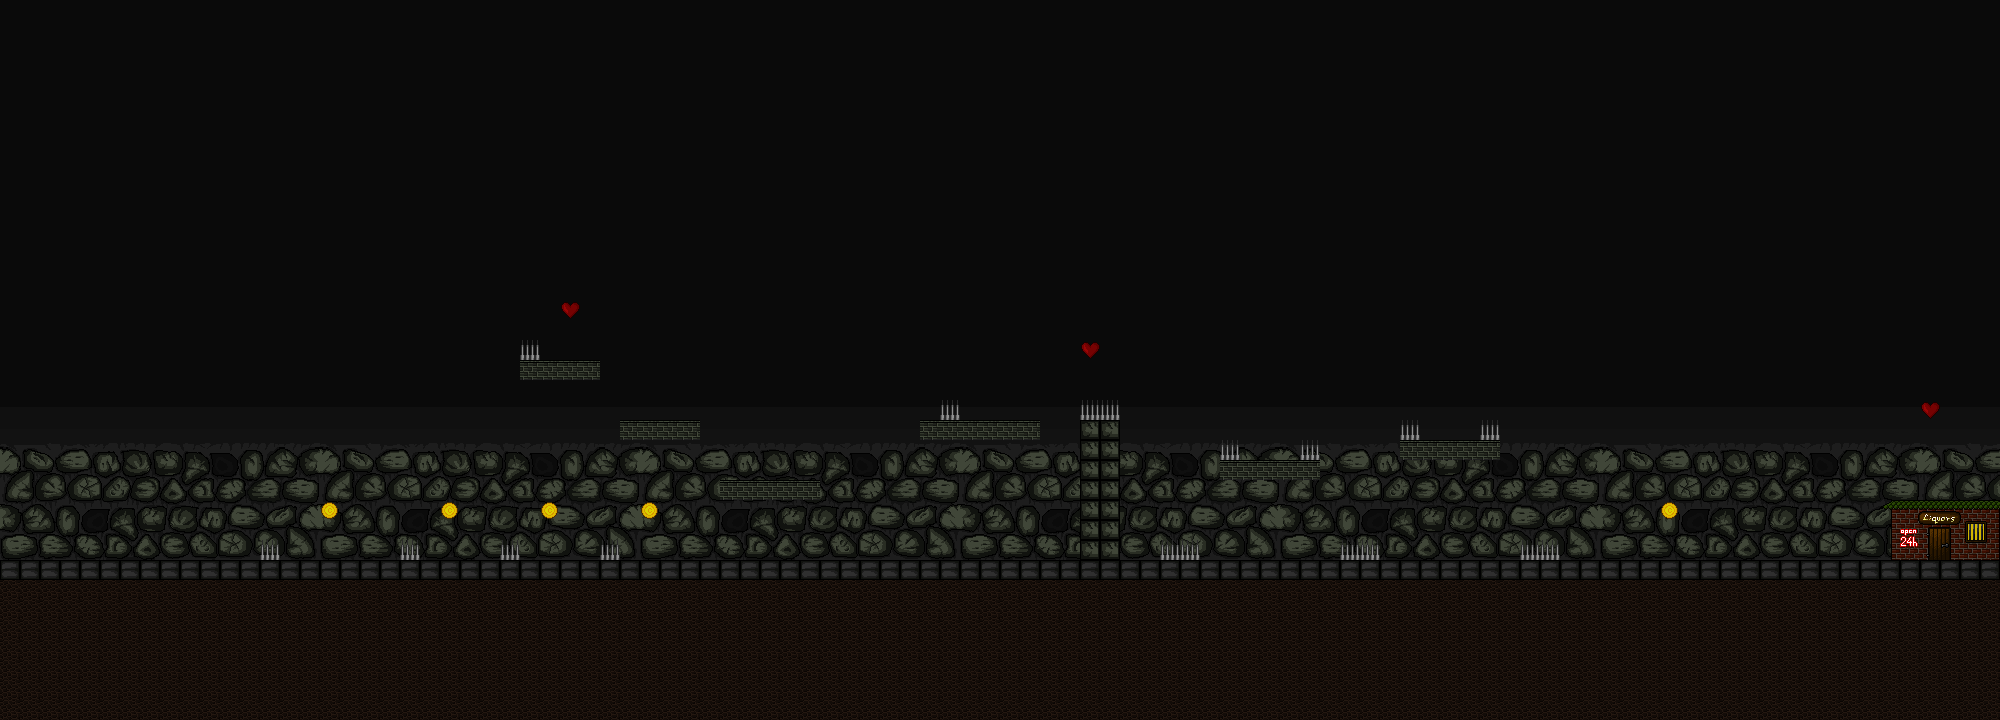

Below is a game level as drawn by its tile map, then a one-line description and the .tmx that defines it (tile-layer data replaced by summaries):
An orthogonal 100x36 tile map with 20x20 px tiles, 2 tile layers (background, graphics), 6 tilesets and 50 objects.

<map version="1.0" orientation="orthogonal" renderorder="right-down" width="100" height="36" tilewidth="20" tileheight="20" nextobjectid="88">
 <tileset firstgid="1" name="tiles2" tilewidth="20" tileheight="20" tilecount="7" columns="7">
  <image source="tiles2.png" trans="ff00ff" width="140" height="20" />
 </tileset>
 <tileset firstgid="8" name="background1" tilewidth="20" tileheight="20" tilecount="144" columns="16">
  <image source="background1.png" trans="ff00ff" width="320" height="180" />
 </tileset>
 <tileset firstgid="152" name="liquorstore" tilewidth="20" tileheight="20" tilecount="18" columns="6">
  <image source="liquorstore.png" trans="ff00ff" width="131" height="64" />
 </tileset>
 <tileset firstgid="170" name="background3" tilewidth="20" tileheight="20" tilecount="144" columns="16">
  <image source="background3.png" width="320" height="180" />
 </tileset>
 <tileset firstgid="314" name="tiles4" tilewidth="20" tileheight="20" tilecount="7" columns="7">
  <image source="tiles4.png" width="140" height="20" />
 </tileset>
 <tileset firstgid="321" name="spikes" tilewidth="20" tileheight="20" tilecount="1" columns="1">
  <image source="spikes.png" width="20" height="20" />
 </tileset>
 <layer name="background" width="100" height="36">
  <data>[3600 cells, 3600 non-empty, 257 distinct tile ids]</data>
 </layer>
 <layer name="graphics" width="100" height="36">
  <data>[3600 cells, 887 non-empty, 27 distinct tile ids]</data>
 </layer>
 <objectgroup name="ground">
  <object id="1" x="0" y="560" width="2000" height="160" />
  <object id="2" x="2000" y="-20" width="20" height="740" />
  <object id="3" x="-20" y="0" width="20" height="720" />
  <object id="5" x="-20" y="-20" width="2020" height="20" />
 </objectgroup>
 <objectgroup name="platforms">
  <object id="21" x="1888.5" y="500.5" width="113.5" height="8.5" />
  <object id="35" x="620" y="420" width="80" height="20" />
  <object id="36" x="520" y="360" width="80" height="20" />
  <object id="37" x="720" y="480" width="100" height="20" />
  <object id="38" x="920" y="420" width="120" height="20" />
  <object id="39" x="1080" y="420" width="40" height="140" />
  <object id="40" x="1220" y="460" width="100" height="20" />
  <object id="41" x="1400" y="440" width="100" height="20" />
 </objectgroup>
 <objectgroup name="coins">
  <object id="42" x="640" y="500" width="20" height="20" />
  <object id="43" x="540" y="500" width="20" height="20" />
  <object id="44" x="440" y="500" width="20" height="20" />
  <object id="46" x="320" y="500" width="20" height="20" />
  <object id="47" x="1660" y="500" width="20" height="20" />
 </objectgroup>
 <objectgroup name="hearts">
  <object id="22" x="1920" y="400" width="20" height="20" />
  <object id="48" x="1080" y="340" width="20" height="20" />
  <object id="49" x="560" y="300" width="20" height="20" />
 </objectgroup>
 <objectgroup name="spikes">
  <object id="51" x="260" y="540" width="20" height="20" />
  <object id="52" x="400" y="540" width="20" height="20" />
  <object id="53" x="500" y="540" width="20" height="20" />
  <object id="54" x="600" y="540" width="20" height="20" />
  <object id="55" x="520" y="340" width="20" height="20" />
  <object id="56" x="940" y="400" width="20" height="20" />
  <object id="57" x="1100" y="400" width="20" height="20" />
  <object id="58" x="1080" y="400" width="20" height="20" />
  <object id="59" x="1220" y="440" width="20" height="20" />
  <object id="61" x="1180" y="540" width="20" height="20" />
  <object id="62" x="1160" y="540" width="20" height="20" />
  <object id="63" x="1300" y="440" width="20" height="20" />
  <object id="64" x="1340" y="540" width="20" height="20" />
  <object id="65" x="1360" y="540" width="20" height="20" />
  <object id="66" x="1400" y="420" width="20" height="20" />
  <object id="67" x="1520" y="540" width="20" height="20" />
  <object id="68" x="1540" y="540" width="20" height="20" />
  <object id="69" x="1480" y="420" width="20" height="20" />
 </objectgroup>
 <objectgroup name="enemies">
  <object id="76" x="760" y="440" width="20" height="40" />
  <object id="77" x="1260" y="520" width="20" height="40" />
  <object id="78" x="1440" y="520" width="20" height="40" />
  <object id="79" x="960" y="520" width="20" height="40" />
 </objectgroup>
 <objectgroup name="invisible_walls">
  <object id="74" x="820" y="440" width="20" height="40" />
  <object id="75" x="700" y="440" width="20" height="40" />
  <object id="80" x="1080" y="520" width="20" height="40" />
  <object id="81" x="800" y="520" width="20" height="40" />
  <object id="83" x="1180" y="520" width="20" height="40" />
  <object id="84" x="1340" y="520" width="20" height="40" />
  <object id="85" x="1360" y="520" width="20" height="40" />
  <object id="86" x="1520" y="520" width="20" height="40" />
 </objectgroup>
</map>